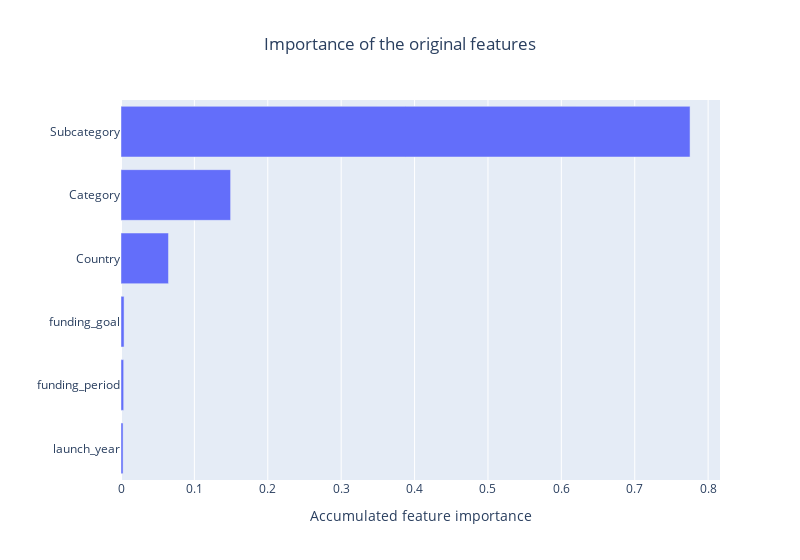

Here is the notebook cell this chart was saved with:
### Code cell
fig = px.bar(sum_importance_df, x='Importance', y='Feature', title= 'Importance of the original features')
fig.update_yaxes(title_text = '', tickangle = 0, tickmode='linear')
fig.update_xaxes(title_text = 'Accumulated feature importance')
fig.update_layout(title_x = 0.5, width = 800)
fig.show()

### Figure 1 — Plotly figure (JSON) as saved in the notebook; plotly's stock layout.template omitted (floating-point values rounded to 4 significant figures)
{"data": [{"alignmentgroup": "True", "hovertemplate": "Importance=%{x}<br>Feature=%{y}<extra></extra>", "legendgroup": "", "marker": {"color": "#636efa", "pattern": {"shape": ""}}, "name": "", "offsetgroup": "", "orientation": "h", "showlegend": false, "textposition": "auto", "type": "bar", "x": [0.002825, 0.003641, 0.004159, 0.06468, 0.1493, 0.7754], "xaxis": "x", "y": ["launch_year", "funding_period", "funding_goal", "Country", "Category", "Subcategory"], "yaxis": "y"}], "layout": {"barmode": "relative", "legend": {"tracegroupgap": 0}, "title": {"text": "Importance of the original features", "x": 0.5}, "width": 800, "xaxis": {"anchor": "y", "domain": [0, 1], "title": {"text": "Accumulated feature importance"}}, "yaxis": {"anchor": "x", "domain": [0, 1], "tickangle": 0, "tickmode": "linear", "title": {"text": ""}}}}
